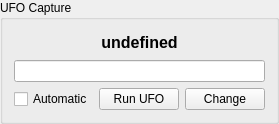
<?xml version="1.0" encoding="UTF-8"?>
<ui version="4.0">
 <class>QUfoManager</class>
 <widget class="QGroupBox" name="QUfoManager">
  <property name="geometry">
   <rect>
    <x>0</x>
    <y>0</y>
    <width>277</width>
    <height>124</height>
   </rect>
  </property>
  <property name="title">
   <string>UFO Capture</string>
  </property>
  <layout class="QGridLayout" name="gridLayout">
   <item row="2" column="0">
    <widget class="QCheckBox" name="cb_auto">
     <property name="sizePolicy">
      <sizepolicy hsizetype="Minimum" vsizetype="Fixed">
       <horstretch>1</horstretch>
       <verstretch>0</verstretch>
      </sizepolicy>
     </property>
     <property name="toolTip">
      <string>Start and stop automatically</string>
     </property>
     <property name="text">
      <string>Automatic</string>
     </property>
    </widget>
   </item>
   <item row="2" column="1">
    <widget class="QPushButton" name="bt_toggle">
     <property name="sizePolicy">
      <sizepolicy hsizetype="Minimum" vsizetype="Fixed">
       <horstretch>0</horstretch>
       <verstretch>0</verstretch>
      </sizepolicy>
     </property>
     <property name="text">
      <string>Run UFO</string>
     </property>
    </widget>
   </item>
   <item row="2" column="2">
    <widget class="QPushButton" name="bt_change">
     <property name="sizePolicy">
      <sizepolicy hsizetype="Preferred" vsizetype="Fixed">
       <horstretch>0</horstretch>
       <verstretch>0</verstretch>
      </sizepolicy>
     </property>
     <property name="text">
      <string>Change</string>
     </property>
    </widget>
   </item>
   <item row="1" column="0" colspan="3">
    <widget class="QLineEdit" name="le_path">
     <property name="cursor">
      <cursorShape>ForbiddenCursor</cursorShape>
     </property>
     <property name="toolTip">
      <string>path to monitored executable</string>
     </property>
     <property name="readOnly">
      <bool>true</bool>
     </property>
    </widget>
   </item>
   <item row="0" column="0" colspan="3">
    <widget class="QLabel" name="lb_state">
     <property name="font">
      <font>
       <pointsize>12</pointsize>
       <italic>false</italic>
       <bold>true</bold>
       <kerning>true</kerning>
      </font>
     </property>
     <property name="text">
      <string>undefined</string>
     </property>
     <property name="alignment">
      <set>Qt::AlignmentFlag::AlignCenter</set>
     </property>
    </widget>
   </item>
  </layout>
 </widget>
 <resources/>
 <connections/>
</ui>
